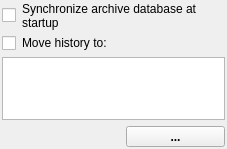
<?xml version="1.0" encoding="UTF-8"?>
<ui version="4.0">
 <class>FileArchiveOptionsClass</class>
 <widget class="QWidget" name="FileArchiveOptionsClass">
  <property name="geometry">
   <rect>
    <x>0</x>
    <y>0</y>
    <width>227</width>
    <height>149</height>
   </rect>
  </property>
  <property name="sizePolicy">
   <sizepolicy hsizetype="Expanding" vsizetype="Preferred">
    <horstretch>0</horstretch>
    <verstretch>0</verstretch>
   </sizepolicy>
  </property>
  <layout class="QGridLayout" name="gridLayout">
   <property name="leftMargin">
    <number>2</number>
   </property>
   <property name="topMargin">
    <number>2</number>
   </property>
   <property name="rightMargin">
    <number>2</number>
   </property>
   <property name="bottomMargin">
    <number>2</number>
   </property>
   <item row="0" column="0">
    <widget class="QCheckBox" name="chbDatabaseSync">
     <property name="sizePolicy">
      <sizepolicy hsizetype="Maximum" vsizetype="Maximum">
       <horstretch>0</horstretch>
       <verstretch>0</verstretch>
      </sizepolicy>
     </property>
     <property name="text">
      <string/>
     </property>
    </widget>
   </item>
   <item row="0" column="1" colspan="2">
    <widget class="QLabel" name="label">
     <property name="sizePolicy">
      <sizepolicy hsizetype="Expanding" vsizetype="Maximum">
       <horstretch>0</horstretch>
       <verstretch>0</verstretch>
      </sizepolicy>
     </property>
     <property name="text">
      <string>Synchronize archive database at startup</string>
     </property>
     <property name="wordWrap">
      <bool>true</bool>
     </property>
    </widget>
   </item>
   <item row="1" column="0">
    <widget class="QCheckBox" name="chbLocation">
     <property name="sizePolicy">
      <sizepolicy hsizetype="Maximum" vsizetype="Maximum">
       <horstretch>0</horstretch>
       <verstretch>0</verstretch>
      </sizepolicy>
     </property>
     <property name="text">
      <string/>
     </property>
    </widget>
   </item>
   <item row="1" column="1" colspan="2">
    <widget class="QLabel" name="label_2">
     <property name="sizePolicy">
      <sizepolicy hsizetype="Expanding" vsizetype="Maximum">
       <horstretch>0</horstretch>
       <verstretch>0</verstretch>
      </sizepolicy>
     </property>
     <property name="text">
      <string>Move history to:</string>
     </property>
     <property name="wordWrap">
      <bool>true</bool>
     </property>
    </widget>
   </item>
   <item row="2" column="0" colspan="3">
    <widget class="QTextEdit" name="lneLocation">
     <property name="sizePolicy">
      <sizepolicy hsizetype="Expanding" vsizetype="Preferred">
       <horstretch>0</horstretch>
       <verstretch>0</verstretch>
      </sizepolicy>
     </property>
    </widget>
   </item>
   <item row="3" column="0" colspan="2">
    <spacer name="horizontalSpacer">
     <property name="orientation">
      <enum>Qt::Horizontal</enum>
     </property>
     <property name="sizeHint" stdset="0">
      <size>
       <width>115</width>
       <height>20</height>
      </size>
     </property>
    </spacer>
   </item>
   <item row="3" column="2">
    <widget class="QToolButton" name="tlbLocation">
     <property name="sizePolicy">
      <sizepolicy hsizetype="Preferred" vsizetype="Fixed">
       <horstretch>0</horstretch>
       <verstretch>0</verstretch>
      </sizepolicy>
     </property>
     <property name="font">
      <font>
       <weight>75</weight>
       <bold>true</bold>
      </font>
     </property>
     <property name="text">
      <string notr="true">...</string>
     </property>
    </widget>
   </item>
  </layout>
 </widget>
 <layoutdefault spacing="6" margin="11"/>
 <resources/>
 <connections/>
</ui>
